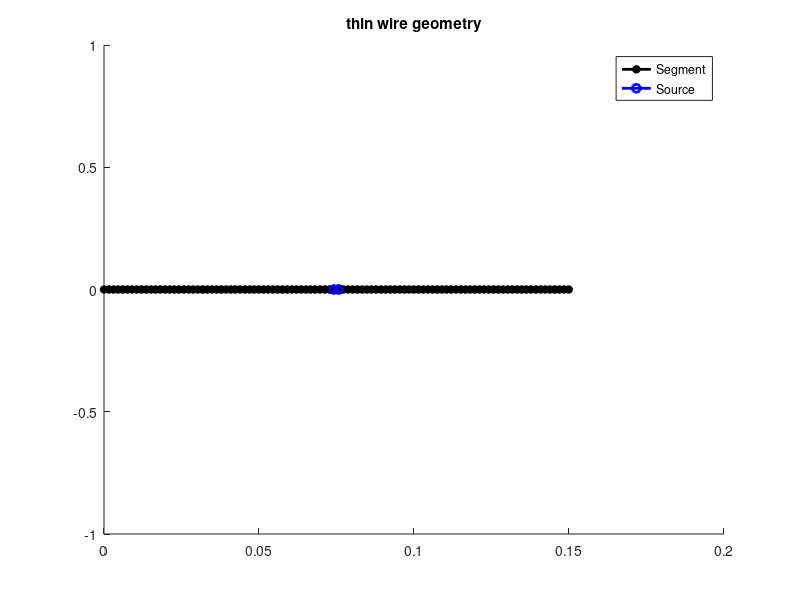

Source code (MATLAB): (Note: this script raises an error after producing the figure.)
%% plot the current distribution at 1:5 *Frequency
clear all;close all;
Frequency=1e9;
freq_point=5;
Ny = 100; % number of segments + 1
Vm = 1; % delta-gap voltage
%% Basic parameters
c = 299792458;                       
Mu = 4.0e-7*pi;                      
Epsilon = 1.0/(Mu*c*c);              
NumGauss=5; % number of Gauss Quadrature used

%% Input parameters
lambda = 1/Frequency*c;
w = 2.0*pi*Frequency;                % angular freq
k = w*sqrt(Mu*Epsilon);              % wave number
Eta = sqrt(Mu/Epsilon);              % wave impedance, aka Z0
% coordinates of the corner points 
p0=[0 0];
p1=[0.5*lambda 0];
WireRadius=1e-3*lambda;  % radius of thin wire
line_length=sqrt((p1(2)-p0(2))^2+(p1(1)-p0(1))^2);

%% Freq sweep
Frequency_List= (1:freq_point)*Frequency; % 1f0 2f0 3f0 4f0
Zin_NumericalResultList=zeros(1,freq_point);
w_List = 2.0*pi*Frequency_List;                % angular freq
k_List = w_List*sqrt(Mu*Epsilon);              % wave number
%% Generate the mesh
ty = linspace(0,1,Ny); % equally spaced segments
% line antenna geometry
x1 = p0(1)+(p1(1)-p0(1))*ty;
y1 = p0(2)+(p1(2)-p0(2))*ty;

TotalSegments=(Ny-1); % N in Prof. Jin's book
Delta_Gap_Length = line_length/TotalSegments;
TotalElements = TotalSegments-1; 

for i=1:Ny
    NodeX(i)=x1(i);
    NodeY(i)=y1(i);
end

% index of segment
first=1;
mid = floor(TotalSegments/2)+1;
final=TotalElements;

SourceId = mid;

%% Node List counted by element, also contains segment information --> 1:2 (+), 2:3(-)
ElementNodeList = zeros(TotalElements, 3);
for i=1:TotalElements
    ElementNodeList(i,1) = i;
    ElementNodeList(i,2) = i+1;
    ElementNodeList(i,3) = i+2;
end
    
figure(1);hold on;
plot(NodeX,NodeY,'k*-','linewidth',2);title('thin wire geometry');

plot(NodeX(SourceId:SourceId+1),NodeY(SourceId:SourceId+1),'bo-','linewidth',2);

legend(['Segment'],['Source']);
hold off;
%% basis functions and gauss integral
[GaussL, GaussW] = lgwt(NumGauss, 0.0, 1);  % Gauss integration weights and locations (Gauss-Legendre)

tri(1,:) = 1 - GaussL;      % ascending triangle function for numerical integration 
tri(2,:) = GaussL;          % descending triangle function for numerical integration

nds = 20;                   % number of numerical integration points for self terms
%% construct the Z^{EJ}_{mn} Matrix
A = zeros(TotalElements,TotalElements,freq_point);   % zero matrix Ab=rhs

tic
% loop all test functions
for m_tri = 1:TotalElements

    ms(1) = ElementNodeList(m_tri,1);  % m tri start node
    ms(2) = ElementNodeList(m_tri,2);  % m tri peak node
    ms(3) = ElementNodeList(m_tri,3);  % m tri end node

    % node coordinate of m tri
    xms(1) = NodeX(ms(1)); 
    yms(1) = NodeY(ms(1));
    xms(2) = NodeX(ms(2)); 
    yms(2) = NodeY(ms(2));
    xms(3) = NodeX(ms(3)); 
    yms(3) = NodeY(ms(3));
    DeltaLM(1)=sqrt((xms(1)-xms(2))^2+(yms(1)-yms(2))^2);
    DeltaLM(2)=sqrt((xms(3)-xms(2))^2+(yms(3)-yms(2))^2);

    ds(1) = DeltaLM(1)/nds;
    ds(2) = DeltaLM(2)/nds;
    sx(1,:) = linspace(0.5*ds(1), DeltaLM(1) - 0.5*ds(1), nds); % approximate triangular basis function as a constant
    sx(2,:) = linspace(0.5*ds(2), DeltaLM(2) - 0.5*ds(2), nds);           
    tris(1,:) = sx(1,:) /DeltaLM(1);              % ascending triangle function for numerical integration in self term
    tris(2,:) = (DeltaLM(2) - sx(2,:))/DeltaLM(2);   % descending triangle function for numerical integration in self term

    % loop all "source" triangles
    for n_tri = 1:TotalElements % number of triangular basis function
        
        ns(1) = ElementNodeList(n_tri,1);  % n tri start node
        ns(2) = ElementNodeList(n_tri,2);  % n tri peak node
        ns(3) = ElementNodeList(n_tri,3);  % n tri end node
        % node coordinate of n tri
        xns(1) = NodeX(ns(1));
        yns(1) = NodeY(ns(1));
        xns(2) = NodeX(ns(2));
        yns(2) = NodeY(ns(2));
        xns(3) = NodeX(ns(3));
        yns(3) = NodeY(ns(3));
        DeltaLN(1)=sqrt((xns(1)-xns(2))^2+(yns(1)-yns(2))^2);
        DeltaLN(2)=sqrt((xns(3)-xns(2))^2+(yns(3)-yns(2))^2);
        
        for im = 1:2    % loop testing segments
            % positive or negative
            if im == 1 %first segment +
                sm = 1.0;
            else
                sm = -1.0;%second segment -
            end
            for in=1:2 % loop source segments
                % positive or negative derivative
                if in == 1
                    sn = 1.0;
                else
                    sn = -1.0;
                end
                if ms(im) == ns(in)% self-term
                    % equ (10.3.41)
                    % mid point approximation for the triangular function
                    DeltaL = DeltaLN(im);
                    Phi = (DeltaL/2/pi*(log(2*DeltaL/WireRadius)-1)-1j*k_List/4/pi*DeltaL^2);
                    s1 = tris(in,nds/2)*tris(im,nds/2).*Phi*1j.*k_List*Eta;
                    s2 = -sn*sm.*Phi/(DeltaL^2).*1j*Eta./k_List;
                    A(m_tri,n_tri,:) = A(m_tri,n_tri,:) + reshape(s1+s2,[1 1 freq_point]);
                    
                else % non-self term
                    sv = 0.0;
                    ss = 0.0;
                    SegmentNVecM = [ xms(im+1)-xms(im), yms(im+1)-yms(im) ];
                    SegmentNVecM = SegmentNVecM/norm(SegmentNVecM); % normalized

                    SegmentNVecN = [ xns(im+1)-xns(im), yns(im+1)-yns(im) ];
                    SegmentNVecN = SegmentNVecN/norm(SegmentNVecN); % normalized

                    xm = xms(im) + DeltaLM(im)*(1.0-GaussL)*SegmentNVecM(1);  % gauss quadrature points on m triangle 
                    ym = yms(im) + DeltaLM(im)*(1.0-GaussL)*SegmentNVecM(2);

                    xn = xns(in) + DeltaLN(in)*(1.0-GaussL)*SegmentNVecN(1); % gauss quadrature points on n triangle 
                    yn = yns(in) + DeltaLN(in)*(1.0-GaussL)*SegmentNVecN(2);

                    for i_gm = 1:NumGauss 
                        for i_gn = 1:NumGauss
                            r = sqrt((xm(i_gm) - xn(i_gn))^2 + (ym(i_gm) - yn(i_gn))^2 + WireRadius^2);
                            expterm = exp(-1j*reshape(k_List,[1 1 freq_point]).*repmat(r,1,1,freq_point))./r/4/pi; % 3d-freespace green function
                            sv = sv + DeltaLM(im)*DeltaLN(in)*GaussW(i_gm)*GaussW(i_gn)*tri(im,i_gm)*tri(in,i_gn)*expterm*(SegmentNVecM*SegmentNVecN'); % vector f_m and vector f_n 
                            ss = ss + GaussW(i_gm)*GaussW(i_gn)*expterm;
                        end
                    end
                    A(m_tri,n_tri,:) = A(m_tri,n_tri,:) + reshape(k_List.*k_List.*reshape(sv,[1 freq_point 1]) - sm*sn.*reshape(ss,[1 freq_point 1]),[1 1 freq_point]).*reshape(1j*Eta./k_List,[1 1 freq_point]);
                end
            end
        end
    end

end
%% excitation in delta-gap form (compute right-hand side )
% rhs = zeros(TotalElements,1); 
rhs = zeros(TotalElements,freq_point); 
for num_tri = 1:TotalElements
    s(1) = num_tri;
    s(2) = num_tri + 1;
    for im=1:2 
        if s(im) == SourceId
            rhs(num_tri,:)=Vm/2;
        end
    end
end
toc;
%% build current distribution from solved parameters
CurrentList = cell(1,freq_point);
CurrentInterpList = cell(1,freq_point);
for i=1:freq_point
    [L,U]=lu(A(:,:,i));
    b=U\(L\rhs(:,i));%A(:,:,i)\rhs(:,i);%
    % compute input impedance at the middle segment
    Zin = Vm / (0.5*(b(SourceId) + b(SourceId+1)));
    Zin_NumericalResultList(i)=Zin;
    
    Current = zeros(TotalSegments,1); % using the average of neiboring two basis function
    for j=1:TotalSegments
        if j == 1
            Current(j) = 0.5*b(j);
        elseif j == TotalSegments
            Current(j) = 0.5*b(TotalSegments - 1);
        else
            Current(j) = 0.5*(b(j-1) + b(j));
        end
    end
    CurrentList{i}=Current;
    
    CurrentInterp = zeros(TotalSegments*NumGauss,1); % interpolation using basis function
    for num_tri = 1:TotalElements
        s(1) = num_tri-1; % segment id - 1 
        s(2) = num_tri; % segment id - 1 
        for im=1:2 
            for i_gm = 1:NumGauss 
                CurrentInterp(s(im)*NumGauss+i_gm)=CurrentInterp(s(im)*NumGauss+i_gm)+tri(im,i_gm)*b(num_tri);
            end
        end
    end
    CurrentInterpList{i}=CurrentInterp;
end

%%
figure(2);
subplot(121)
hold on;
plot(line_length*(1:TotalSegments*NumGauss)/(TotalSegments*NumGauss),abs(CurrentInterpList{1}),'-r','Linewidth',3);
plot(line_length*(1:TotalSegments*NumGauss)/(TotalSegments*NumGauss),abs(CurrentInterpList{2}),'-g','Linewidth',3);
plot(line_length*(1:TotalSegments*NumGauss)/(TotalSegments*NumGauss),abs(CurrentInterpList{3}),'-b','Linewidth',3);
plot(line_length*(1:TotalSegments*NumGauss)/(TotalSegments*NumGauss),abs(CurrentInterpList{4}),'-c','Linewidth',3);
plot(line_length*(1:TotalSegments*NumGauss)/(TotalSegments*NumGauss),abs(CurrentInterpList{5}),'-m','Linewidth',3);
grid on;xlabel('physical length');ylabel('Magnitude');
legend('f_0','2f_0','3f_0','4f_0','5f_0');
set(gca,'fontsize',24);
hold off
subplot(122)
hold on;
plot(line_length*(1:TotalSegments*NumGauss)/(TotalSegments*NumGauss),angle(CurrentInterpList{1})/pi*180,'-r','Linewidth',3);
plot(line_length*(1:TotalSegments*NumGauss)/(TotalSegments*NumGauss),angle(CurrentInterpList{2})/pi*180,'-g','Linewidth',3);
plot(line_length*(1:TotalSegments*NumGauss)/(TotalSegments*NumGauss),angle(CurrentInterpList{3})/pi*180,'-b','Linewidth',3);
plot(line_length*(1:TotalSegments*NumGauss)/(TotalSegments*NumGauss),angle(CurrentInterpList{4})/pi*180,'-c','Linewidth',3);
plot(line_length*(1:TotalSegments*NumGauss)/(TotalSegments*NumGauss),angle(CurrentInterpList{5})/pi*180,'-m','Linewidth',3);
grid on;xlabel('physical length');ylabel('Phase Angle');
legend('f_0','2f_0','3f_0','4f_0','5f_0');
set(gca,'fontsize',24);
hold off

figure(4);
subplot(121)
hold on;
plot(line_length*(1:TotalSegments*NumGauss)/(TotalSegments*NumGauss),abs(CurrentInterpList{1}),'-r','Linewidth',4);
grid on;xlabel('physical length');ylabel('Magnitude');
set(gca,'fontsize',24);
hold off
subplot(122)
hold on;
plot(line_length*(1:TotalSegments*NumGauss)/(TotalSegments*NumGauss),angle(CurrentInterpList{1})/pi*180,'-b','Linewidth',4);
grid on;xlabel('physical length');ylabel('Phase Angle');
set(gca,'fontsize',24);
hold off

figure(3);hold on;
AbsReCur = abs(real(CurrentList{1}));
IntAbsReCur = AbsReCur ./ (double(vpa(max(AbsReCur),2))/(1+floor(max(AbsReCur) ./ 10.^floor(log10(max(AbsReCur))))));
max_color_value = 100*ceil(max(IntAbsReCur));
jet_color = colormap(jet(ceil(max_color_value)));
title('Real Part of Current Along Wire');
for i=1:TotalSegments-1
        selected_color = jet_color(ceil(100*IntAbsReCur(i)),:);
        plot(NodeX(i:i+1),NodeY(i:i+1),'*-','linewidth',2,'color',selected_color);
end
colorbar;
hold off;